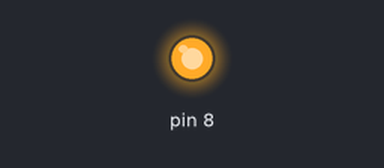
Bench run of a sketch on a simulated Arduino Uno, built with avr-gcc and run on an emulated ATmega328P. On the bench: output pins drawn as LEDs (lit = HIGH).

Above: at 0.4 s.
At 19.3 s:
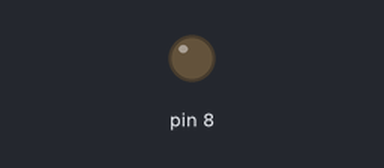
Timing chart, 0 to 20.6 s (numbered marks = the images above):
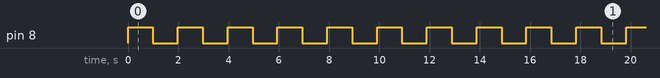

Measured:
- by itself, pin 8: goes 58 × (HIGH 0.99 s, LOW 0.99 s), HIGH 0.99 s, LOW 2.0 s, 6 × (HIGH 0.99 s, LOW 0.99 s), then HIGH
- by itself, everything shown: repeats every 31.7 s, in 32 steps

The sketch:

Actividad_1.ino
```cpp
#include <Arduino_FreeRTOS.h>
#include "semphr.h"
#define INCLUDE_vTaskSuspend                    1

SemaphoreHandle_t xMutexPrender;
SemaphoreHandle_t xMutexApagar;

void prender(void *parameters);
void apagar(void *parameters);

void setup() {

  Serial.begin(9600);
  pinMode(8,OUTPUT);
  digitalWrite(8,HIGH);

  xMutexApagar = xSemaphoreCreateMutex();
  xMutexPrender = xSemaphoreCreateMutex();

  xSemaphoreGive(xMutexPrender);

  xTaskCreate(apagar,  "apagar", 128, NULL, 2, NULL);
  xTaskCreate(prender, "prender", 128, NULL, 2, NULL);

}

void loop()
{
}

void prender( void * parameter )
{
    for(;;)
    {
        if (xSemaphoreTake( xMutexApagar,999)== pdTRUE)
        {
            digitalWrite(8,HIGH);
            vTaskDelay(1000/portTICK_PERIOD_MS);
            xSemaphoreGive( xMutexPrender );
        }
    }
}

void apagar( void * parameter )
{
    for(;;)
    {
        if (xSemaphoreTake( xMutexPrender,999)== pdTRUE)
        {
        digitalWrite(8,LOW);
        vTaskDelay(1000/portTICK_PERIOD_MS);
        xSemaphoreGive( xMutexApagar );
        }

    }
}
```
